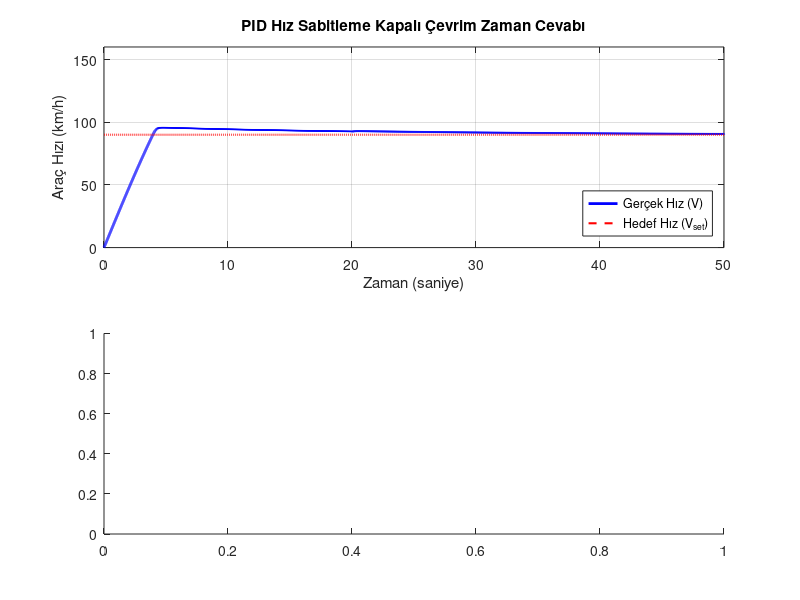

Source code (MATLAB): (Note: this script raises an error after producing the figure.)
% =========================================================================
% Bandırma Onyedi Eylül Üniversitesi - Mühendislik ve Doğa Bilimleri Fak.
% Elektrik-Elektronik Mühendisliği Bölümü - Otomatik Kontrol Ödevi
% PID Kontrollü Araç Hız Sabitleme (Cruise Control) MATLAB Simülasyonu
% Öğrenci: Yaşar Has (2311506210)
% =========================================================================

clear; clc; close all;

%% 1. Sistem ve Çevre Parametreleri (JS Motoru ile Birebir Eşit)
m = 1200;              % Araç Kütlesi (kg)
g = 9.81;              % Yerçekimi İvmesi (m/s^2)
Drag_Coeff = 1.8;      % JavaScript'teki birleşik hava ve yuvarlanma direnci

%% 2. Simülasyon Zaman Tanımları
Total_Time = 50;       % Toplam Simülasyon Süresi (saniye)
dt = 0.01;             % Örnekleme Zamanı (saniye)
t = 0:dt:Total_Time;
N = length(t);

%% 3. PID Kontrolör Kazançları ve Sınırları (Arayüzdeki Değerler)
Kp = 1.00;
Ki = 0.050;
Kd = 0.20;

MAX_ENGINE_FORCE = 8000;  % Maksimum Motor İtiş Gücü (Newton)
MAX_BRAKE_FORCE = 15000;  % Maksimum Frenleme Gücü (Newton)
Max_Integral = 50;        % Anti-Windup Sınırı

%% 4. Referans Sinyali ve Dinamik Bozucu Etki (Disturbance) Tanımı
V_Set_KMH = 90;            % Hedef Hız (km/h)
v_set = V_Set_KMH / 3.6;   % m/s dönüşümü

% Yol Eğimi Profili: 20. saniyeden sonra dik yokuş (+12 derece)
slope_deg = zeros(1, N);
slope_deg(t >= 20) = 12; 

%% 5. Durum Değişkenleri ve Bellek Ayırma
v = zeros(1, N);           % Anlık hız dizisi (m/s)
error_sum = 0;             % İntegral birikim değişkeni
last_error = 0;            % Türev için önceki hata

u_signal = zeros(1, N);    % Net Aktüatör Kuvvet Dizisi (Loglama için)

%% 6. Ana Simülasyon Döngüsü (Euler Entegrasyonu)
for k = 1:N-1
    % Anlık Hız Hatası Hesaplama
    current_error = v_set - v(k);
    
    % PID Terimleri
    P = Kp * current_error;
    
    % İntegral Sınırlandırması (Anti-Windup Clamping)
    error_sum = error_sum + current_error * dt;
    if error_sum > Max_Integral; error_sum = Max_Integral; end
    if error_sum < -Max_Integral; error_sum = -Max_Integral; end
    I = Ki * error_sum;
    
    % Türev Hesabı
    D = Kd * (current_error - last_error) / dt;
    last_error = current_error;
    
    % JavaScript Ölçeğindeki Ham Kontrol Sinyali
    controlSignal = P + I + D;
    
    % Kontrol Sinyalini Gaz ve Fren Yüzdelerine Dönüştürme
    if controlSignal > 0
        throttle = min(controlSignal, 1.0);
        brake = 0;
    else
        throttle = 0;
        brake = min(-controlSignal, 1.0);
    end
    
    % Fiziksel Motor ve Fren Kuvvetleri
    F_engine = throttle * MAX_ENGINE_FORCE;
    F_brake = -brake * MAX_BRAKE_FORCE * sign(v(k));
    
    % Çevresel Kuvvetler (Hava direnci ve Yerçekimi yokuş etkisi)
    theta_rad = slope_deg(k) * pi / 180;
    F_gravity = -m * g * sin(theta_rad);
    F_drag = -Drag_Coeff * v(k) * abs(v(k));
    
    % Toplam Net Kuvvet (F_net = F_engine + F_brake + F_gravity + F_drag)
    F_total = F_engine + F_brake + F_gravity + F_drag;
    
    % İvme ve Hız Entegrasyonu
    accel = F_total / m;
    v(k+1) = v(k) + accel * dt;
    
    if v(k+1) < 0
        v(k+1) = 0; % Geri kaçma engeli
    end
    
    % Grafik için Net Aktüatör Çıktısını Newton Olarak Kaydet
    u_signal(k) = F_engine + F_brake;
end
u_signal(end) = u_signal(end-1);

%% 7. Grafiksel Analiz ve Çıktılar
figure('Color', [1 1 1]);

% Hız Zaman Grafiği
subplot(2,1,1);
plot(t, v*3.6, 'b-', 'LineWidth', 2); hold on;
plot(t, ones(1,N)*V_Set_KMH, 'r--', 'LineWidth', 1.5);
grid on;
title('PID Hız Sabitleme Kapalı Çevrim Zaman Cevabı');
xlabel('Zaman (saniye)');
ylabel('Araç Hızı (km/h)');
legend('Gerçek Hız (V)', 'Hedef Hız (V_{set})', 'Location', 'SouthEast');
axis([0 Total_Time 0 160]);

% Kontrol Sinyali ve Yol Eğimi Grafiği
subplot(2,1,2);
yyaxis left;
plot(t, u_signal, 'g-', 'LineWidth', 1.5);
ylabel('Kontrolör Kuvvet Çıkışı (Newton)');
axis([0 Total_Time -4000 9000]);

yyaxis right;
plot(t, slope_deg, 'r-.', 'LineWidth', 1.5);
ylabel('Yol Eğimi (Derece)');
grid on;
title('Kontrol Sinyali ve Dış Bozucu Etki Analizi');
xlabel('Zaman (saniye)');
legend('Motor/Fren Kuvveti (u)', 'Yol Eğimi (\theta)', 'Location', 'NorthWest');
